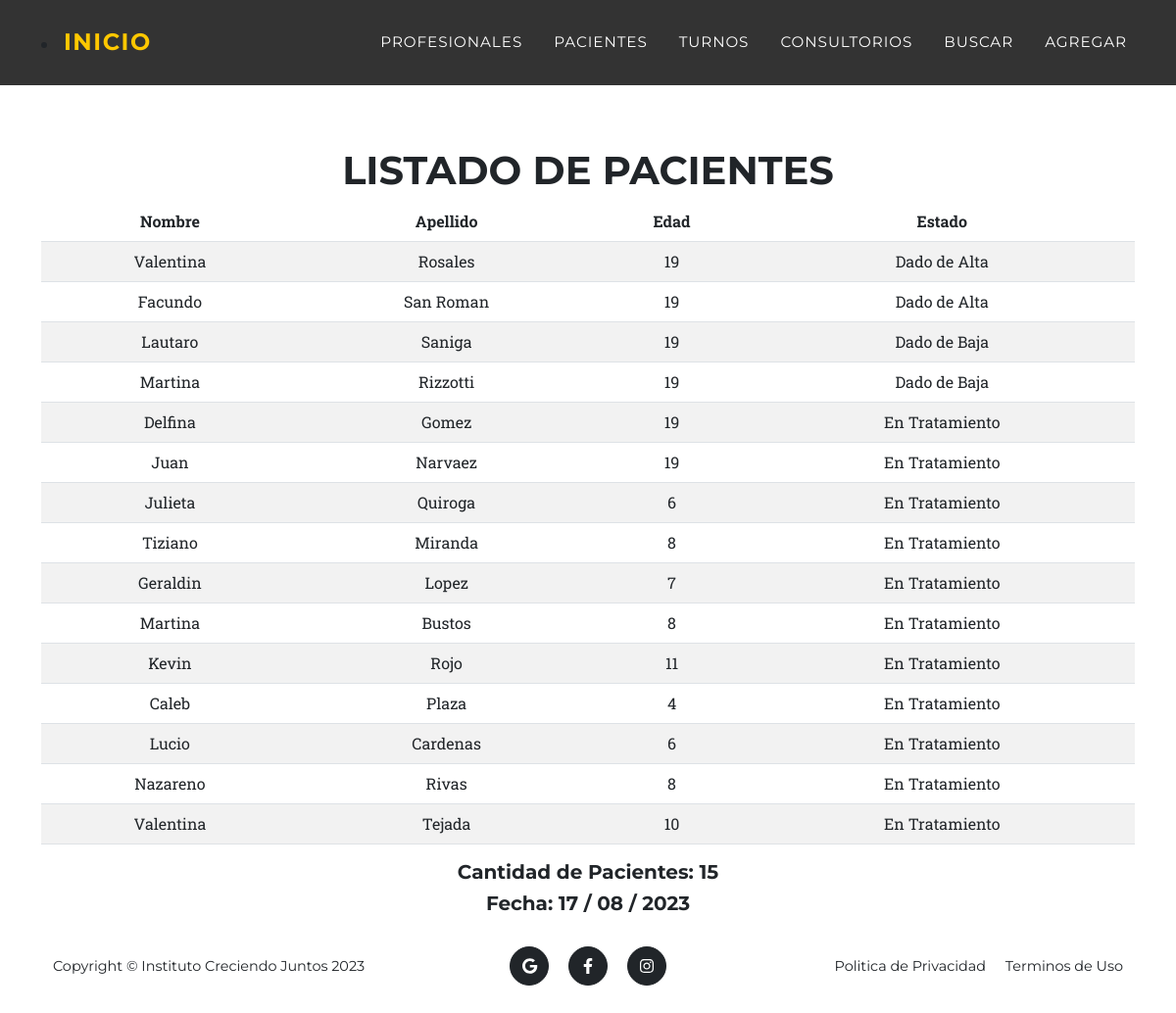
The app's page /pacientes/ with its own data.
### aplicacion/models.py (models this page shows, shortened)
class Paciente(models.Model):
    nombre = models.CharField(max_length=50)
    apellido = models.CharField(max_length=50)
    edad = models.IntegerField()
    estado = models.CharField(max_length=100)
    class Meta:
        ordering = ['estado']

### aplicacion/views.py (the view)
# urls.py: path('pacientes/', pacientes, name="pacientes"),
def pacientes(request):
    contexto = {'pacientes': Paciente.objects.all(), 'titulo': 'listado de pacientes'}
    return render(request, 'aplicacion/pacientes.html', contexto)

### aplicacion/templates/aplicacion/pacientes.html
{% extends 'aplicacion/base.html' %}
{% load static %}
{% block titulo %}
    <h2>Pacientes</h2>
{% endblock titulo %}
{% block contenido %}
<section class="page-section" id="services">
    <div class="container">
        <div class="text-center">
            <h1 class="section-heading text-uppercase">Listado de Pacientes</h1>
        <table class="table table-striped table-hover">
            <thead>
                <tr>
                    <th>Nombre</th>
                    <th>Apellido</th>
                    <th>Edad</th>
                    <th>Estado</th>
                </tr>
            </thead>
            <tbody>
        {% for p in pacientes%}
        <tr>
            <td>{{p.nombre}}</td>
            <td>{{p.apellido}}</td>
            <td>{{p.edad}}</td>
            <td>{{p.estado}}</td>
        </tr>
        {% endfor %}
            </tbody>
        </table>
        <div class="text" style="text:">
            <h5>Cantidad de Pacientes: {{ pacientes|length }}</h5>
            <h5>Fecha: {% now "d / m / Y " %}</h5>
        </div>
{% endblock contenido %}

### aplicacion/templates/aplicacion/base.html (shortened to what this page needs)
<!DOCTYPE html>
<html lang="en">
    <head>
        {% load static %}
        <link href="https://cdn.jsdelivr.net/npm/bootstrap@5.2.3/dist/css/bootstrap.min.css" rel="stylesheet" type="text/css" />
        <link href="{% static 'aplicacion/css/styles.css' %}" rel="stylesheet" />
    </head>
    <body id="page-top">
        <nav class="navbar navbar-expand-lg navbar-dark fixed-top" id="mainNav">
            <div class="container">
                <li class="nav-item"><a class="navbar-brand" href="{% url 'home' %}">Inicio</></a></li>
                <div class="collapse navbar-collapse" id="navbarResponsive">
                    <ul class="navbar-nav text-uppercase ms-auto py-4 py-lg-0">
                        <li class="nav-item"><a class="nav-link" href="{% url 'profesionales' %}">Profesionales</a></li>
                        <li class="nav-item"><a class="nav-link" href="{% url 'pacientes' %}">Pacientes</a></li>
                        <li class="nav-item"><a class="nav-link" href="{% url 'turnos' %}">Turnos</a></li>
                        <li class="nav-item"><a class="nav-link" href="{% url 'consultorios' %}">Consultorios</a></li>
                        <li class="nav-item"><a class="nav-link" href="{% url 'buscar' %}">Buscar</a></li>
                        <li class="nav-item"><a class="nav-link" href="{% url 'agregar' %}">Agregar</a></li>
                    </ul>
                </div>
            </div>
        </nav>
    <h2>
        {% block titulo %}
        {% endblock titulo %}
    </h2>
        {% block contenido %}
        {% endblock contenido %}
        <footer class="footer py-4">
            <div class="container">
                <div class="row align-items-center">
                    <div class="col-lg-4 text-lg-start">Copyright &copy; Instituto Creciendo Juntos 2023</div>
                    <div class="col-lg-4 my-3 my-lg-0">
                        <a class="btn btn-dark btn-social mx-2" href="https://goo.gl/maps/XBoT33swrXFb8hRL7" aria-label="Google Maps"><i class="fab fa-google"></i></a>
                        <a class="btn btn-dark btn-social mx-2" href="https://www.facebook.com/yesigime.creciendojuntos" aria-label="Facebook"><i class="fab fa-facebook-f"></i></a>
                        <a class="btn btn-dark btn-social mx-2" href="https://www.instagram.com/tinchoo_navarro/" aria-label="Instagram"><i class="fab fa-instagram"></i></a>
                    </div>
                    <div class="col-lg-4 text-lg-end">
                        <a class="link-dark text-decoration-none me-3" href="#!">Politica de Privacidad</a>
                        <a class="link-dark text-decoration-none" href="#!">Terminos de Uso</a>
                    </div>
                </div>
            </div>
        </footer>
    </body>
</html>

### aplicacion/templates/aplicacion/base.html (style rules this page uses)
#mainNav { background-color: #333; }

### records on screen
Paciente: nombre "Valentina", apellido "Rosales", edad "19", estado "Dado de Alta"
Paciente: nombre "Facundo", apellido "San Roman", edad "19", estado "Dado de Alta"
Paciente: nombre "Lautaro", apellido "Saniga", edad "19", estado "Dado de Baja"
Paciente: nombre "Martina", apellido "Rizzotti", edad "19", estado "Dado de Baja"
Paciente: nombre "Delfina", apellido "Gomez", edad "19", estado "En Tratamiento"
Paciente: nombre "Juan", apellido "Narvaez", edad "19", estado "En Tratamiento"
Paciente: nombre "Julieta", apellido "Quiroga", edad "6", estado "En Tratamiento"
Paciente: nombre "Tiziano", apellido "Miranda", edad "8", estado "En Tratamiento"
Paciente: nombre "Geraldin", apellido "Lopez", edad "7", estado "En Tratamiento"
Paciente: nombre "Martina", apellido "Bustos", edad "8", estado "En Tratamiento"
Paciente: nombre "Kevin", apellido "Rojo", edad "11", estado "En Tratamiento"
Paciente: nombre "Caleb", apellido "Plaza", edad "4", estado "En Tratamiento"
Paciente: nombre "Lucio", apellido "Cardenas", edad "6", estado "En Tratamiento"
Paciente: nombre "Nazareno", apellido "Rivas", edad "8", estado "En Tratamiento"
Paciente: nombre "Valentina", apellido "Tejada", edad "10", estado "En Tratamiento"

### other values on screen
{{ pacientes|length }} "15"
